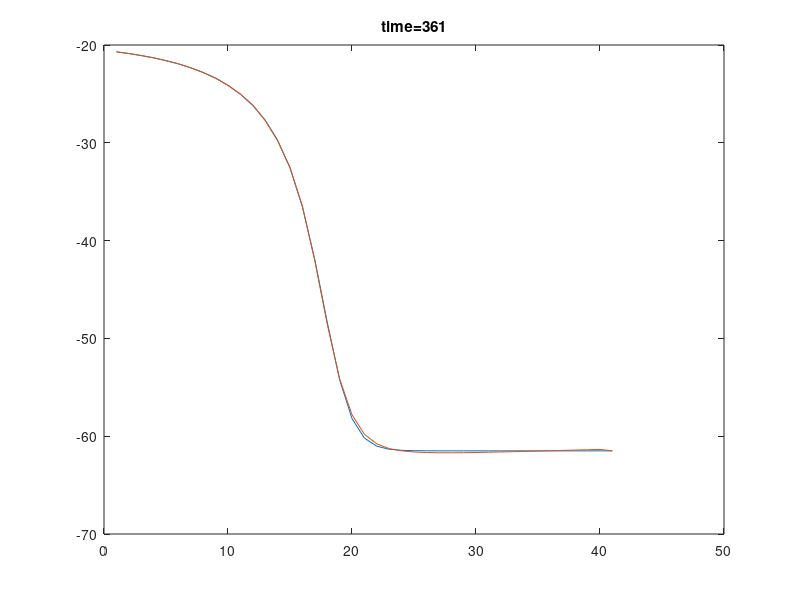

Reproduce this figure in MATLAB.
function [] = Solver_MKI_POD_ScriptDemo()
% 1D Richards equation with constant boundary condition 
%
% This is a self-contained Script DEMO function that requires no external
% functions and data.
% This Code is meant for tutorial purpose and thus may suffer from
% computational inefficiency and other issues.
%
% First edition: Weix 23/03/2017 
%%
clear 

nNode=10;
nTime=100;

% Spatial setup
lengthZ=40;
deltaZ=1;
nNode=lengthZ/deltaZ+1;

% Temporal setup
lengthTime=360;
deltaTime=1;
nTime=lengthTime/deltaTime+1;

% Iteration setup
nMaxIteration=1000;
miniIteError=0.01;



H=zeros(nNode,nTime);
H_temp=zeros(nNode,nMaxIteration);

%%% 

% H=zeros(nTime,nNode,nMaxIteration);
% time=[0:deltaTime:100]

% Initial condition and Boundary condition
h_init=zeros(nNode,1);
h_init(:)=-61.5;
h_init(1)=-20.7;
h_init(end)=-61.5;


%% MAIN
tic

H(:,1)=h_init;
h=h_init;
H_all=[];

for t=1:nTime
    
    h_PreviousTime=h;
    h0=h_PreviousTime; %???
    
    for j=1:nMaxIteration     

        %Assemble matrix for A_l*x=b_l
        matrixA=zeros(nNode);
        columnB=zeros(nNode,1);
        
        for i = 2:nNode-1
                
            %c by SCS approximation
%             h0(i)=h0(i)+0.0000001;    %To avoid NaN      
            c(i)=(theata(h0(i))-theata(h_PreviousTime(i)))/(h0(i)+0.00000001-h_PreviousTime(i)); % add 0.0000001 To avoid NaN
            
            %c by analytical derivatives
%             c(i)=theataDif(h(i));
            
            
            a=(k(h0(i))+k(h0(i-1)))/(-2*deltaZ^2);
            b=c(i)/deltaTime+(k(h0(i+1))+2*k(h0(i))+k(h0(i-1)))/(2*deltaZ^2);
            d=-(k(h0(i+1))+k(h0(i)))/(2*deltaZ^2);
            e=(-k(h0(i+1))+k(h0(i-1)))/(2*deltaZ)+c(i)*h_PreviousTime(i)/deltaTime;

            matrixA(i,i-1)=a;
            matrixA(i,i)=b;
            matrixA(i,i+1)=d;

            columnB(i)=e;

        end
        
        %Deal with B.C.(truncate the system matrix and take care of the
        %consequence)
        
        columnB=columnB-h_init(1).*matrixA(:,1);
        columnB=columnB-h_init(end).*matrixA(:,end);
        
        
        matrixA=matrixA(2:nNode-1,2:nNode-1);
        columnB=columnB(2:nNode-1,1);
        
%         columnB(1)=columnB(1)-matrixA(1,2)*h_init(1);
%         columnB(end)=columnB(end)-matrixA(end-1,end)*h_init(end);
        
       
        %Utilize sparsity
%         sparseA=sparse(matrixA);
%         h=sparseA\columnB;
        
        
        %Solve linear system
        h=matrixA\columnB;
        
        %Complete h with B.C.
        h=[h_init(1);h;h_init(end)];
        
        
        smeIte=sum((h-h0).^2);
        if sqrt(smeIte)<miniIteError 
            break 
        else
            h0=h;
        end
        
        H_all=[H_all,h];

    end
    
    H(:,t+1)=h;
    
end
computeTime=toc

%% POD 
% nPOD=10;
podEnergy=0.999;

%better use all 
[U,S,V]=svd(H_all);
% [U,S,V]=svd(H);
energy=diag(S);
cumulatedEnergy= cumsum(energy)./sum(energy);
[~,nPOD]=min(abs(cumulatedEnergy-podEnergy))

podBasis=U(2:end-1,1:nPOD);


% %better use all 
% [U,S,V]=svd(H_all);
% % [U,S,V]=svd(H);
% 
% podBasis=U(2:end-1,1:nPOD);
    

H2(:,1)=h_init;
h=h_init;

tic 
for t=1:nTime
    
    h_PreviousTime=h;
    h0=h_PreviousTime; %???
    
    for j=1:nMaxIteration     

        %Assemble matrix for A_l*x=b_l
        matrixA=zeros(nNode);
        columnB=zeros(nNode,1);
        
        for i = 2:nNode-1
                
            %c by SCS approximation
%             h0(i)=h0(i)+0.0000001;    %To avoid NaN      
            c(i)=(theata(h0(i))-theata(h_PreviousTime(i)))/(h0(i)+0.00000001-h_PreviousTime(i)); % add 0.0000001 To avoid NaN
            
            %c by analytical derivatives
%             c(i)=theataDif(h(i));
            
            
            a=(k(h0(i))+k(h0(i-1)))/(-2*deltaZ^2);
            b=c(i)/deltaTime+(k(h0(i+1))+2*k(h0(i))+k(h0(i-1)))/(2*deltaZ^2);
            d=-(k(h0(i+1))+k(h0(i)))/(2*deltaZ^2);
            e=(-k(h0(i+1))+k(h0(i-1)))/(2*deltaZ)+c(i)*h_PreviousTime(i)/deltaTime;

            matrixA(i,i-1)=a;
            matrixA(i,i)=b;
            matrixA(i,i+1)=d;

            columnB(i)=e;
            
            

        end

        
 
        
        %Deal with B.C.(truncate the system matrix and take care of the
        %consequence)
        
        columnB=columnB-h_init(1).*matrixA(:,1);
        columnB=columnB-h_init(end).*matrixA(:,end);
        
        
        matrixA=matrixA(2:nNode-1,2:nNode-1);
        columnB=columnB(2:nNode-1,1);
        
%         columnB(1)=columnB(1)-matrixA(1,2)*h_init(1);
%         columnB(end)=columnB(end)-matrixA(end-1,end)*h_init(end);
        
       
        %Utilize sparsity
%         sparseA=sparse(matrixA);
%         h=sparseA\columnB;
        
        
        %MOR 
        matrixAr=podBasis'*matrixA*podBasis;
        columnBr=podBasis'*columnB;




        %Solve linear system
        hr=matrixAr\columnBr;
        
        h=podBasis*hr;
        %Complete h with B.C.
        h=[h_init(1);h;h_init(end)];
        
        
        smeIte=sum((h-h0).^2);
        if sqrt(smeIte)<miniIteError 
            break 
        else
            h0=h;
        end
        

    end
    
    H2(:,t+1)=h;
    
end
podComputeTime=toc

figure(1)
for t=1:nTime
    plot(H(:,t))
    hold on
    plot(H2(:,t))
    hold off
    
    title(sprintf('time=%i',t))
    drawnow
    frame(t)=getframe;
    
end







    
end
    
    

function result=theata(h)
theata_s=0.287;
theata_r=0.075;
alpha=1.611e6;
beta=3.96;

result=alpha*(theata_s-theata_r)/(alpha+abs(h)^beta)+theata_r;
end

function result=theataDif(h)
theata_s=0.287;
theata_r=0.075;
alpha=1.611e6;
beta=3.96;

result=-alpha*(theata_s-theata_r)*-1*(alpha+abs(h)^beta)^(-2)*abs(h)^(beta-1);

end

function result=k(h)
rho=1.175e6;
r=4.74;
k_s=0.00944;

result=k_s*rho/(rho+abs(h)^r);
end



